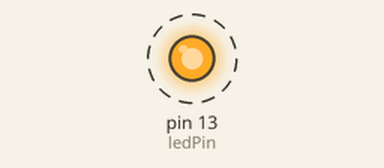
The sketch below on a simulated Arduino Uno, built with avr-gcc and run on an emulated ATmega328P. On the bench: output pins drawn as LEDs (lit = HIGH). Dashed ring = blinking. What the sketch prints to the serial monitor is not drawn.

Above: at 0.5 s.
Timing chart, 0 to 4.6 s (numbered marks = the images above):
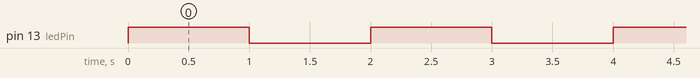

The sketch:

LedState_Ard.ino
```cpp
/* The purpose of this program is to make the onboard led blink on and off, print the state to the serial port, and have python read it */

int ledPin = 13;

void setup() {
  Serial.begin(9600);
  pinMode(ledPin, OUTPUT);
}

void loop() {
  digitalWrite(ledPin, HIGH); // Turn LED on
  Serial.println("the led is on"); // Print to the serial port an indicator to be read by python that the led is on

  delay(1000); // In milliseconds

  digitalWrite(ledPin, LOW); // Turn LED off
  Serial.println("the led is off"); // Print to the serial port an indicator to be read by python that the led is off

  delay(1000); // In milliseconds
}
```

Measured:
- by itself, pin 13 (ledPin): alternates HIGH for 1.0 s and LOW for 1.0 s
